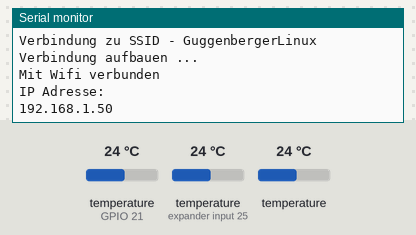
Recording of a program running on a simulated ESP32. On the bench: the last lines printed to the serial monitor. The test bench sets the inputs (shaded band); at power-on: temperature (sensors on GPIO 21, expander input 25) 24 °C, temperature 24 °C. WiFi joins after 1.5 s; servers stay silent unless stated; no MQTT or app messages arrive unless stated.

Above: at 3.3 s.
3.4 s: temperature (sensor on GPIO 21) set to 12 °C
At 5.6 s:
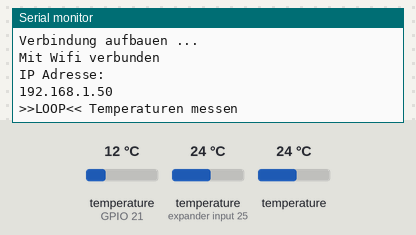
10.3 s: temperature (sensor on expander input 25) set to 19 °C
At 11.4 s:
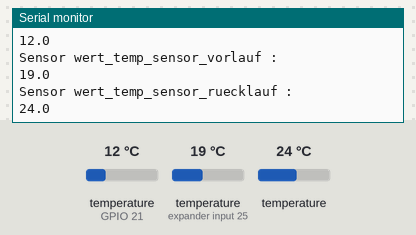
17.2 s: temperature (sensor 221) set to 28 °C
At 21.5 s:
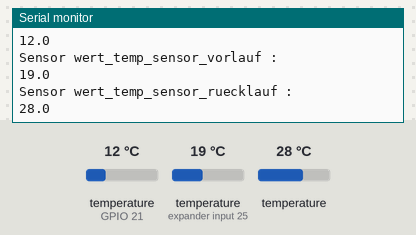
24.1 s: temperature (sensor on GPIO 21) set to 33 °C
At 25.6 s:
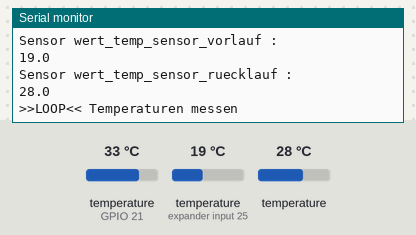
31.0 s: temperature (sensor on expander input 25) set to 41 °C
At 36.6 s:
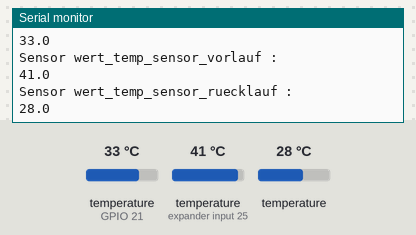
Timing chart, 0 to 38.1 s (numbered marks = the images above; inputs shaded):
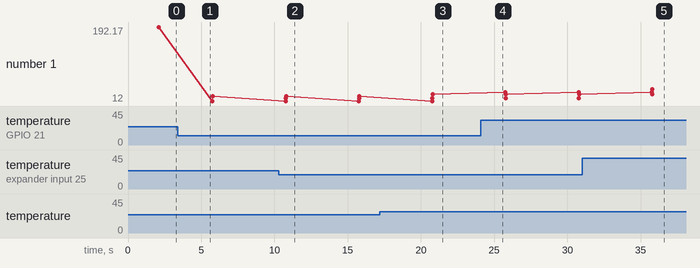

The program:

main.cpp
```cpp
#include <Arduino.h>
#include <PubSubClient.h>
#include "WiFi.h"
#include <OneWire.h>
#include <DallasTemperature.h>


/////////////////////////////////////////////////////////////////////////// Funktionsprototypen
void loop                             ();
void wifi_setup                       ();
void callback                         (char* topic, byte* payload, unsigned int length);
void reconnect                        ();
void temperaturen_messen              ();

/////////////////////////////////////////////////////////////////////////// DS18b20
#define SENSOR_PIN  21 // ESP32 Pin OneWire
float tempC; // temperature in Celsius
char buffer1[10];

OneWire oneWire(SENSOR_PIN);
DallasTemperature DS18B20(&oneWire);

/////////////////////////////////////////////////////////////////////////// Temp. Sensor Var
float wert_temp_sensor_wassertasche;
float wert_temp_sensor_vorlauf;
float wert_temp_sensor_ruecklauf;

/////////////////////////////////////////////////////////////////////////// Sensoradressen onewire
DeviceAddress adr_temp_sensor_wassertasche  = { 0x28, 0x3B, 0xED, 0x81, 0xE3, 0xDD, 0x3C, 0x84 };
DeviceAddress adr_temp_sensor_vorlauf       = { 0x28, 0xB7, 0xB3, 0x81, 0xE3, 0x92, 0x3C, 0xA7 };
DeviceAddress adr_temp_sensor_ruecklauf     = { 0x28, 0xA9, 0xDB, 0x81, 0xE3, 0x16, 0x3C, 0xD4 };

/////////////////////////////////////////////////////////////////////////// Schleifen verwalten
unsigned long previousMillis_temp_messen = 0; // Spannung Messen
unsigned long interval_temp_messen = 5000;

/////////////////////////////////////////////////////////////////////////// Kartendaten
const char* kartenID = "Holzofen_EG_Regelung";

/////////////////////////////////////////////////////////////////////////// MQTT
WiFiClient espClient;
PubSubClient client(espClient);

const char* mqtt_server = "192.168.150.1";

/////////////////////////////////////////////////////////////////////////// SETUP - Wifi
void wifi_setup() {

// WiFi Zugangsdaten
const char* WIFI_SSID = "GuggenbergerLinux";
const char* WIFI_PASS = "Isabelle2014samira";

// Static IP
IPAddress local_IP(192, 168, 5, 29);
IPAddress gateway(192, 168, 1, 1);
IPAddress subnet(255, 0, 0, 0);
IPAddress dns(192, 168, 1, 1);

// Verbindung zu SSID
Serial.print("Verbindung zu SSID - ");
Serial.println(WIFI_SSID);

// IP zuweisen
if (!WiFi.config(local_IP, gateway, subnet, dns)) {
   Serial.println("STA fehlerhaft!");
  }

// WiFI Modus setzen
WiFi.mode(WIFI_OFF);
WiFi.disconnect();
delay(100);

WiFi.begin(WIFI_SSID, WIFI_PASS);
Serial.println("Verbindung aufbauen ...");

while (WiFi.status() != WL_CONNECTED) {

  if (WiFi.status() == WL_CONNECT_FAILED) {
     Serial.println("Keine Verbindung zum SSID möglich : ");
     Serial.println();
     Serial.print("SSID: ");
     Serial.println(WIFI_SSID);
     Serial.print("Passwort: ");
     Serial.println(WIFI_PASS);
     Serial.println();
    }
  delay(2000);
}
    Serial.println("");
    Serial.println("Mit Wifi verbunden");
    Serial.println("IP Adresse: ");
    Serial.println(WiFi.localIP());

}

//****************************************************************************************** VOID mqtt reconnected
void reconnect() {
  // Loop until we're reconnected
  while (!client.connected()) {
    //Serial.print("Baue Verbindung zum mqtt Server auf. IP: ");
    // Attempt to connect
    if (client.connect(kartenID,"zugang1","43b4134735")) {
      //Serial.println("connected");
      ////////////////////////////////////////////////////////////////////////// SUBSCRIBE Eintraege
      //client.subscribe("relais_licht_wohnzimmer_1_0/IN");

    } else {
      Serial.print("failed, rc=");
      Serial.print(client.state());
      Serial.println(" try again in 5 seconds");
      // Wait 5 seconds before retrying
      delay(5000);
    }
  }
}

/////////////////////////////////////////////////////////////////////////// MQTT callback
void callback(char* topic, byte* payload, unsigned int length) {
/*
  /////////////////////////////////////////////////////////////////////////// Relais 0
      if (strcmp(topic,"relais_licht_wohnzimmer_1_0/IN")==0) {

          // ON und OFF Funktion auslesen
          if ((char)payload[0] == 'o' && (char)payload[1] == 'n') {
                  Serial.println("relais_0 -> AN");

                }

          if ((char)payload[0] == 'o' && (char)payload[1] == 'f' && (char)payload[2] == 'f') {
                  Serial.println("relais_0 -> AUS");

                }
        }
  */
}


/////////////////////////////////////////////////////////////////////////// SETUP
void setup() {

  // Serielle Kommunikation starten
  Serial.begin(115200);

  // Wifi setup
  wifi_setup();

  // MQTT Broker
  client.setServer(mqtt_server, 1883);
  client.setCallback(callback);

  //DS18b20 Setup
  DS18B20.begin();

}

/////////////////////////////////////////////////////////////////////////// Temperaturen messen
void temperaturen_messen() {

  DS18B20.requestTemperatures();       // send the command to get temperatures

  wert_temp_sensor_wassertasche = DS18B20.getTempC(adr_temp_sensor_wassertasche);
   if ((wert_temp_sensor_wassertasche == -127)||(wert_temp_sensor_wassertasche == 85))  {
     Serial.println("Sensor wert_temp_sensor_wassertasche : FEHLER");
     }
    else
        {
          dtostrf(wert_temp_sensor_wassertasche,2, 1, buffer1);
          Serial.println("Sensor wert_temp_sensor_wassertasche : ");
          Serial.println(buffer1);
          client.publish("Heizung/HolzofenEG/wassertasche", buffer1);
        }


  wert_temp_sensor_vorlauf  = DS18B20.getTempC(adr_temp_sensor_vorlauf);
   if ((wert_temp_sensor_vorlauf == -127)||(wert_temp_sensor_vorlauf == 85))  {
     Serial.println("Sensor wert_temp_sensor_vorlauf : FEHLER");
     }
    else
        {
          dtostrf(wert_temp_sensor_vorlauf,2, 1, buffer1);
          Serial.println("Sensor wert_temp_sensor_vorlauf : ");
          Serial.println(buffer1);
          client.publish("Heizung/HolzofenEG/vorlauf", buffer1);
        }


  wert_temp_sensor_ruecklauf = DS18B20.getTempC(adr_temp_sensor_ruecklauf);
   if ((wert_temp_sensor_ruecklauf == -127)||(wert_temp_sensor_ruecklauf== 85))  {
     Serial.println("Sensor wert_temp_sensor_ruecklauf : FEHLER");
     }
    else
        {
          dtostrf(wert_temp_sensor_ruecklauf,2, 1, buffer1);
          Serial.println("Sensor wert_temp_sensor_ruecklauf : ");
          Serial.println(buffer1);
          client.publish("Heizung/HolzofenEG/ruecklauf", buffer1);
        }


}

/////////////////////////////////////////////////////////////////////////// LOOP
void loop() {


    // mqtt Daten senden
  if (!client.connected()) {
      reconnect();
    }
    client.loop();


  //++++++++++++++++++++++++++++++++++++++++++++++++++++++++++++++++++++++++ Temperatur Ofen messen
  if (millis() - previousMillis_temp_messen > interval_temp_messen) {
      previousMillis_temp_messen = millis();
      // Prüfen der Panelenspannung
      Serial.println(">>LOOP<< Temperaturen messen");
      temperaturen_messen();
    }


}
```

Measured:
- after the input at 10.3 s, the serial monitor: prints a new line after 0.48 s (image 2)
- after the input at 17.2 s, the serial monitor: prints a new line after 3.6 s (image 3)
- after the input at 31.0 s, the serial monitor: prints a new line after 4.8 s (image 5)
- plotted number 1: 24 → 28 after the input at 17.2 s
